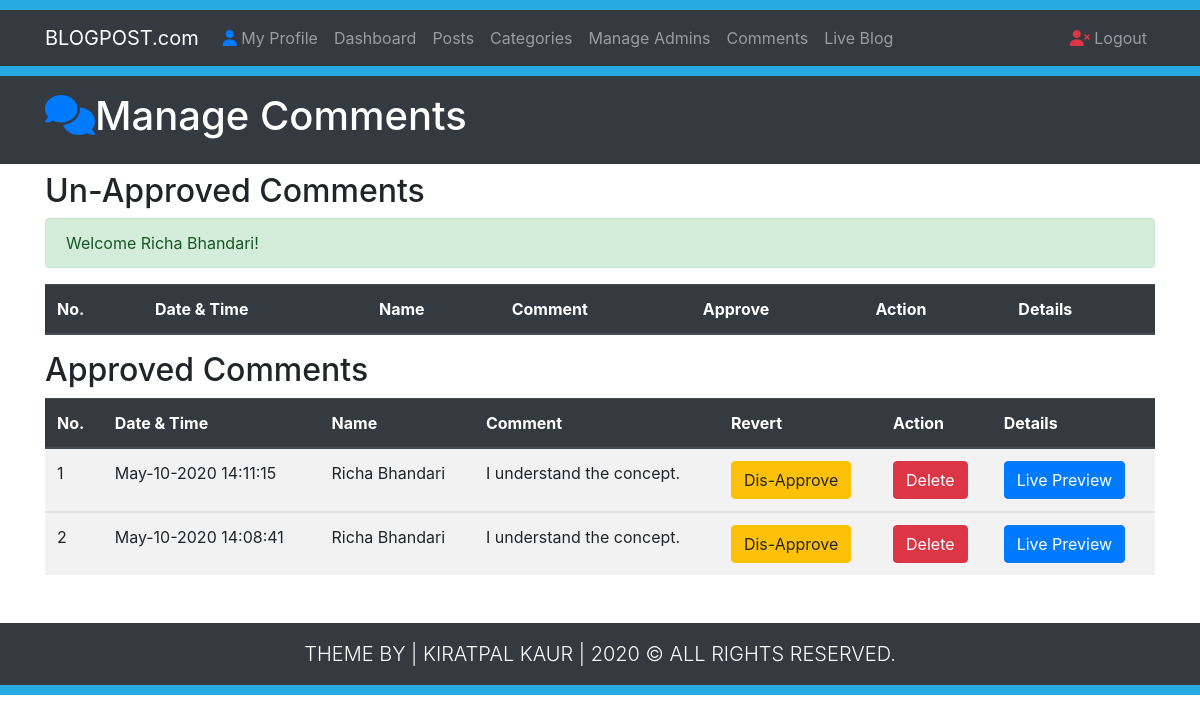
Screenshot of /Comments.php (signed in) with the database file from the repository.
### tables this page shows
CREATE TABLE `comments` (
  `id` int(10) NOT NULL,
  `datetime` varchar(50) NOT NULL,
  `name` varchar(50) NOT NULL,
  `email` varchar(60) NOT NULL,
  `comment` varchar(500) NOT NULL,
  `approvedby` varchar(50) NOT NULL,
  `status` varchar(3) NOT NULL,
  `post_id` int(10) NOT NULL
);

### Comments.php (the view, shortened to what this page needs)
<?php require_once ("Includes/Sessions.php") ?>
<!DOCTYPE html>
<html lang="en" xmlns="http://www.w3.org/1999/html">
<head>
    <link rel="stylesheet" href="Css/bootstrap.css">
    <link rel="stylesheet" href="Css/Style.css">
    <link rel="stylesheet" href="https://stackpath.bootstrapcdn.com/bootstrap/4.4.1/css/bootstrap.min.css">
</head>
<body>
<div style="height: 10px; background: #27aae1;"></div>
<nav class="navbar navbar-expand-lg navbar-dark bg-dark" >
    <div class="container">
        <a href="#" class="navbar-brand">BLOGPOST.com</a>
        <div class="collapse navbar-collapse" id="navbarcollapseCMS">
            <ul class="navbar-nav mr-auto">
                <li class="nav-item">
                    <a href="MyProfile.php" class="nav-link"><i class="fas fa-user text-primary"></i> My Profile</a>
                </li>
                <li class="nav-item">
                    <a href="Dashboard.php" class="nav-link">Dashboard</a>
                </li>
                <li class="nav-item">
                    <a href="Posts.php" class="nav-link">Posts</a>
                </li>
                <li class="nav-item">
                    <a href="Categories.php" class="nav-link">Categories</a>
                </li>
                <li class="nav-item">
                    <a href="Admins.php" class="nav-link">Manage Admins</a>
                </li>
                <li class="nav-item">
                    <a href="Comments.php" class="nav-link">Comments</a>
                </li>
                <li class="nav-item">
                    <a href="Blog.php?page=1" class="nav-link">Live Blog</a>
                </li>
            </ul>
            <ul class="navbar-nav ml-auto">
                <li class="nav-item"><a href="Logout.php" class="nav-link"><i class="fas fa-user-times text-danger"></i> Logout</a> </li>
            </ul>
        </div>
    </div>
</nav>
<div style="height: 10px; background: #27aae1;"></div>
<header class="bg-dark text-white py-3">
    <div class="container">
        <div class="row">
            <div class="col-md-12">
                <h1><i class="fas fa-comments text-primary"></i>Manage Comments</h1>
            </div>
        </div>
    </div>
</header>
<section class="container py-2 mb-4">
    <div class="row" style="min-height: 30px;">
        <div class="col-md-12" style="min-height: 400px;">
            <h2>Un-Approved Comments</h2>
            <?php
            echo SuccessMessage(); ?>
            <table class="table table-responsive-md table-striped table-hover ">
                <thead class="thead-dark">
                <tr>
                    <th>No.</th>
                    <th>Date & Time</th>
                    <th>Name</th>
                    <th>Comment</th>
                    <th>Approve</th>
                    <th>Action</th>
                    <th>Details</th>
                </tr>
                </thead>
        </table>
            <h2>Approved Comments</h2>
            <table class="table table-responsive-md table-striped table-hover ">
                <thead class="thead-dark">
                <tr>
                    <th>No.</th>
                    <th>Date & Time</th>
                    <th>Name</th>
                    <th>Comment</th>
                    <th>Revert</th>
                    <th>Action</th>
                    <th>Details</th>
                </tr>
                </thead>
                <?php
                global $ConnectingDB;
                $sql = "SELECT * FROM comments WHERE status='ON' ORDER BY id DESC";
                $Execute = $ConnectingDB->query($sql);
                $SrNo = 0;
                while ($DataRows=$Execute->fetch())
                {
                    $CommentId = $DataRows["id"];
                    $DateTimeOfComment = $DataRows["datetime"];
                    $CommenterName = $DataRows["name"];
                    $CommentContent = $DataRows["comment"];
                    $CommentPostId = $DataRows["post_id"];
                    $SrNo++;
                    ?>
                    <tbody>
                    <tr>
                        <td><?php echo htmlentities($SrNo); ?></td>
                        <td><?php echo htmlentities($DateTimeOfComment); ?> </td>
                        <td><?php echo htmlentities($CommenterName); ?> </td>
                        <td><?php echo htmlentities($CommentContent); ?> </td>
                        <td style="min-width: 140px;"><a href="DisApproveComments.php?id=<?php echo $CommentId; ?>" class="btn btn-warning">Dis-Approve</a>  </td>
                        <td><a href="DeleteComments.php?id=<?php echo $CommentId; ?>" class="btn btn-danger">Delete</a>  </td>
                        <td style="min-width: 140px;"><a class="btn btn-primary" href="FullPost.php?id=<?php echo $CommentPostId; ?>">Live Preview</a> </td>
                    </tr>
                    </tbody>
                <?php } ?>
            </table>
        </div>
    </div>
</section>
<footer class="bg-dark text-white">
    <div class="container">
        <div class="row">
            <div class="col-md-12">
                <p class="lead text-center m-3">THEME BY | KIRATPAL KAUR | <span id="year"></span> &copy; ALL RIGHTS RESERVED.</p>
            </div>
        </div>
    </div>
</footer>
<div style="height: 10px; background: #27aae1;"></div>
</body>
</html>

### rows the page displays
comments: datetime "May-10-2020 14:11:15", name "Richa Bhandari", comment "I understand the concept."
comments: datetime "May-10-2020 14:08:41", name "Richa Bhandari", comment "I understand the concept."

### other values shown
SuccessMessage() "Welcome Richa Bhandari!"
